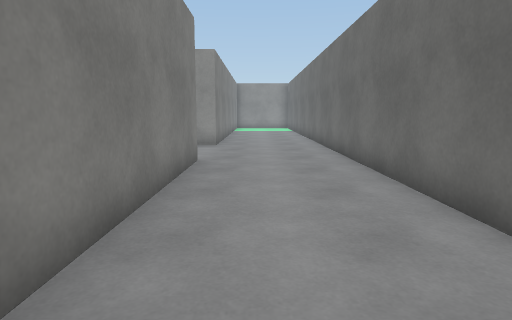
[1] (above)

23 first-person views from a walk through a scene from a Unity 3-D project. The camera is 1.2 m above the floor, tilts 8° down and sees 75° across. The floor is counted in squares, 1 m on a side. Each view is taken from the middle of a square. On the plan, view 1 faces up. The plan holds only what a view shows up to about 14 squares ahead; the rest is blank. The player character is not drawn. Surface patterns are stand-ins for the level's own textures.

[2]
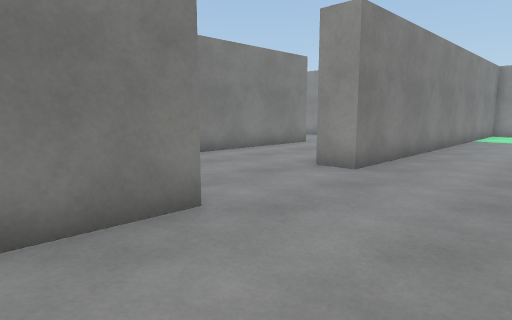

[3]
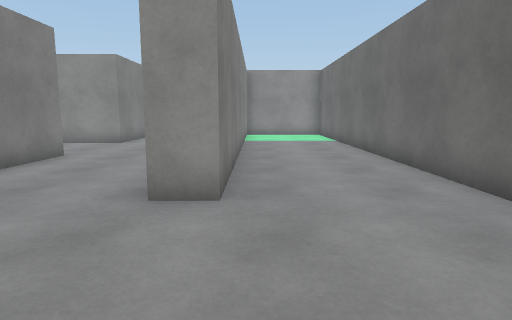

[4]
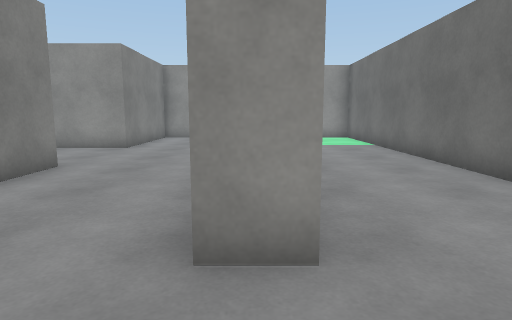

[5]
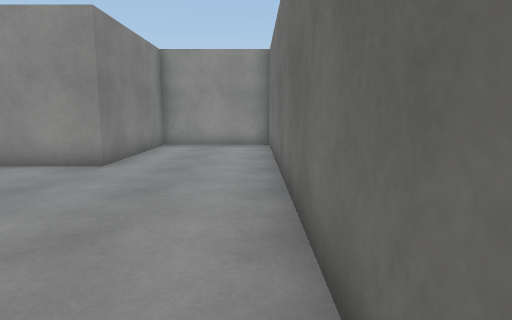

[6]
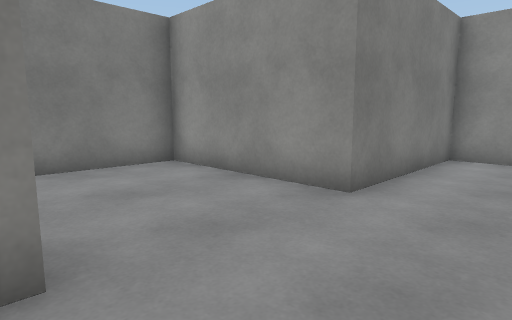

[7]
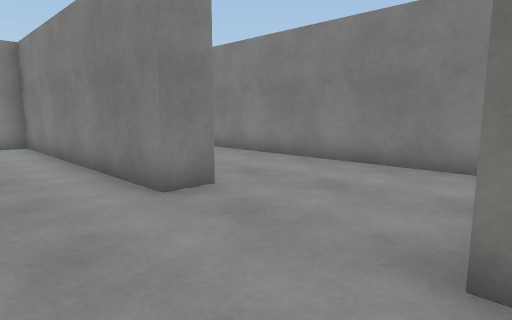

[8]
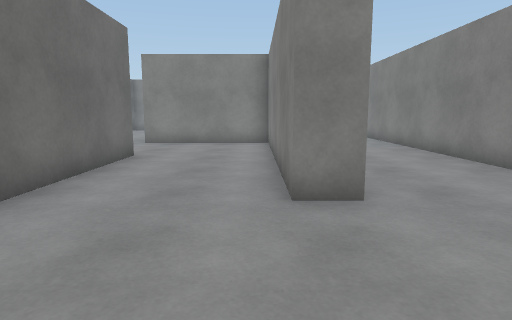

[9]
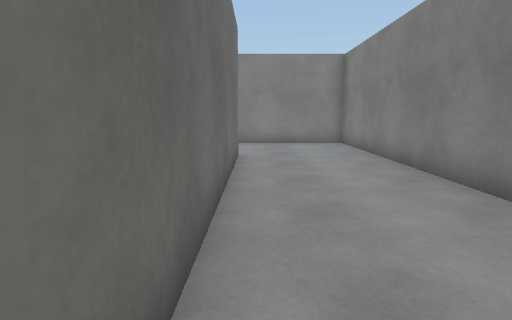

[10]
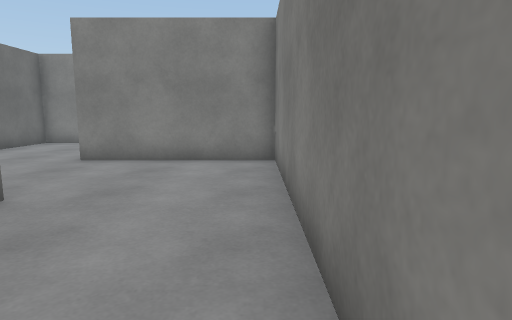

[11]
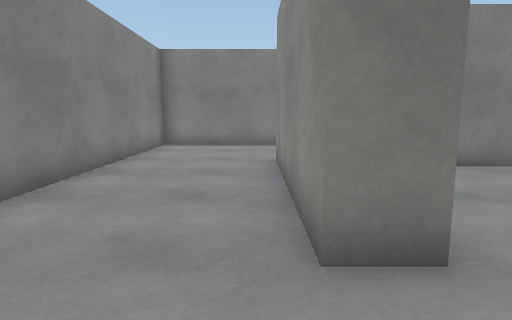

[12]
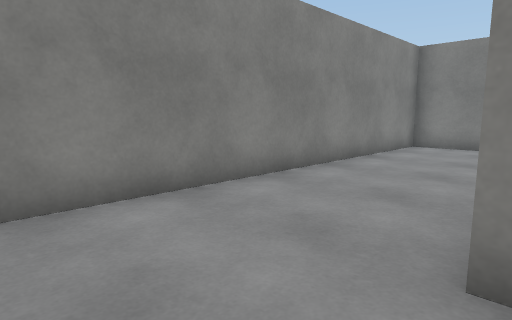

[13]
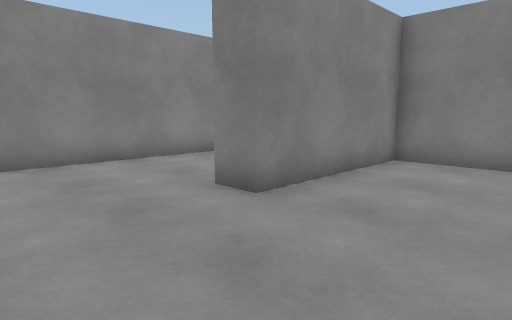

[14]
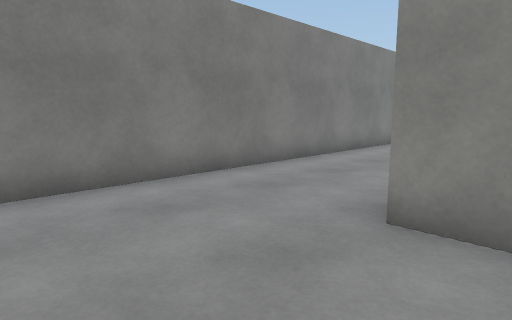

[15]
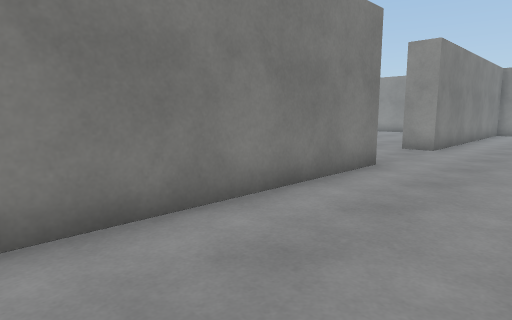

[16]
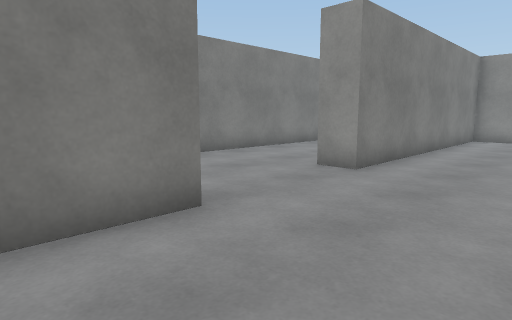

[17]
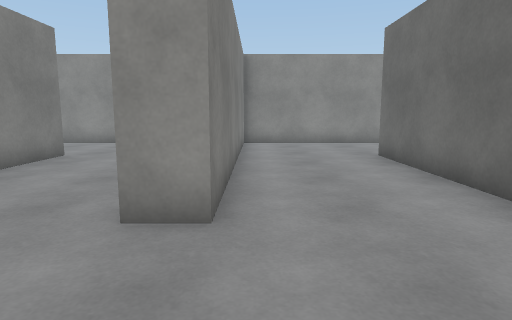

[18]
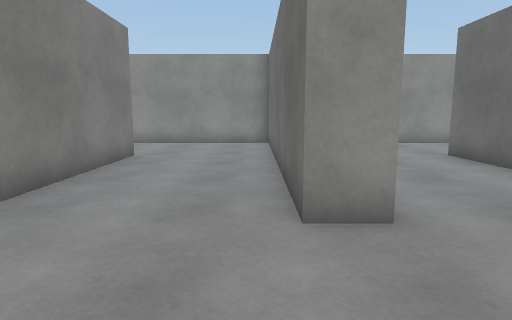

[19]
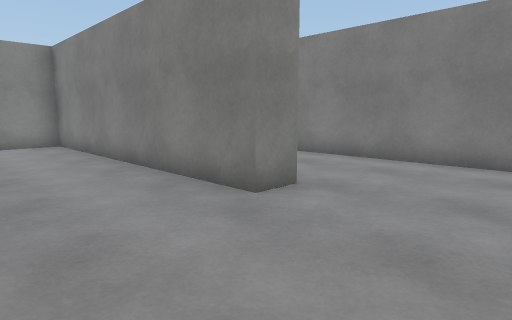

[20]
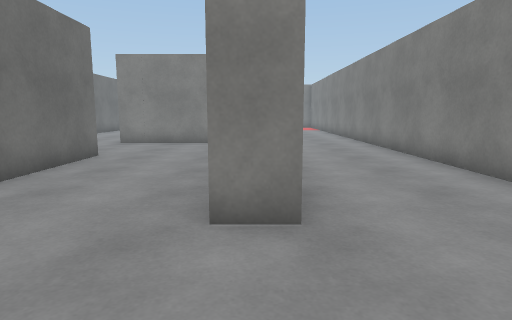

[21]
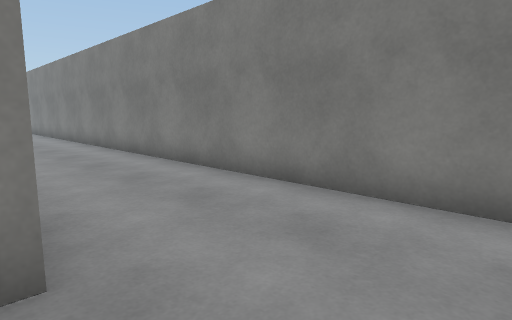

[22]
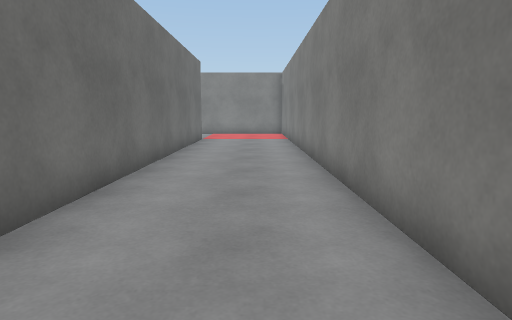

[23]
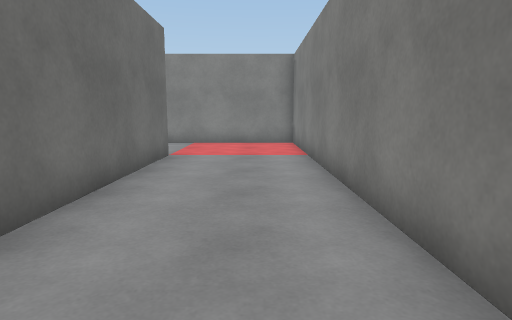

### Floor plan
Points are (right, up) in squares from view 1. A wall is a line through its corners. A room is listed if a view was taken in it or the views show most of it. See-through windows are left out.
Room 1 (views 1, 2, 3, 4, 5, 6, 7, 8, 9, 10, 11, 12, 13, 14, 15, 16, 17, 18, 19, 20, 21, 22, 23)
walls: (-12.5, 17.5) (-12.5, 22.6); (-7.5, 7.4) (-7.5, 16.5); (-7.6, 17.5) (-6.5, 17.5) (-6.5, 8.5) (-1.5, 8.5) (-1.5, 1.9); (-22.5, 2.5) (-22.5, 14.9); (-22.5, 22.5) (-21.5, 22.5) (-21.5, 12.5) (-16.5, 12.5) (-16.5, -1.5) (-2.5, -1.5) (-2.5, 1); (-10.1, 26.5) (-16.5, 26.5) (-16.5, 16.5) (-17.5, 16.5) (-17.5, 26.1); (-17.4, 26.5) (-23.9, 26.5); (-1.5, 22.6) (-1.5, 12.5) (-2.5, 12.5) (-2.5, 26); (2.5, 3.1) (2.5, 24.1); (-2.4, 26.5) (-6.5, 26.5) (-6.5, 21.5) (-11.5, 21.5) (-11.5, 3.5) (-6.5, 3.5) (-6.5, 2.5) (-12.5, 2.5); (-26.5, 25) (-26.5, -1.5) (-21.4, -1.5)

Where each view was taken, in squares from view 1:
view 1: 0 up, 0 right, facing up
view 2: 6 up, 2 right, facing up-left
view 3: 8 up, 1 left, facing up
view 4: 10 up, 2 left, facing up
view 5: 14 up, 3 left, facing up
view 6: 17 up, 4 left, facing up-left
view 7: 22 up, 4 left, facing down-left
view 8: 22 up, 6 left, facing down
view 9: 17 up, 8 left, facing down
view 10: 12 up, 11 left, facing down
view 11: 2 up, 4 left, facing left
view 12: 3 up, 4 left, facing down-left
view 13: 7 up, 3 left, facing down-left
view 14: 1 down, 11 left, facing up-left
view 15: 5 up, 13 left, facing up-left
view 16: 10 up, 13 left, facing up-left
view 17: 13 up, 16 left, facing up
view 18: 13 up, 18 left, facing up
view 19: 26 up, 18 left, facing down-left
view 20: 26 up, 22 left, facing down
view 21: 25 up, 22 left, facing down-left
view 22: 18 up, 25 left, facing down
view 23: 12 up, 25 left, facing down
